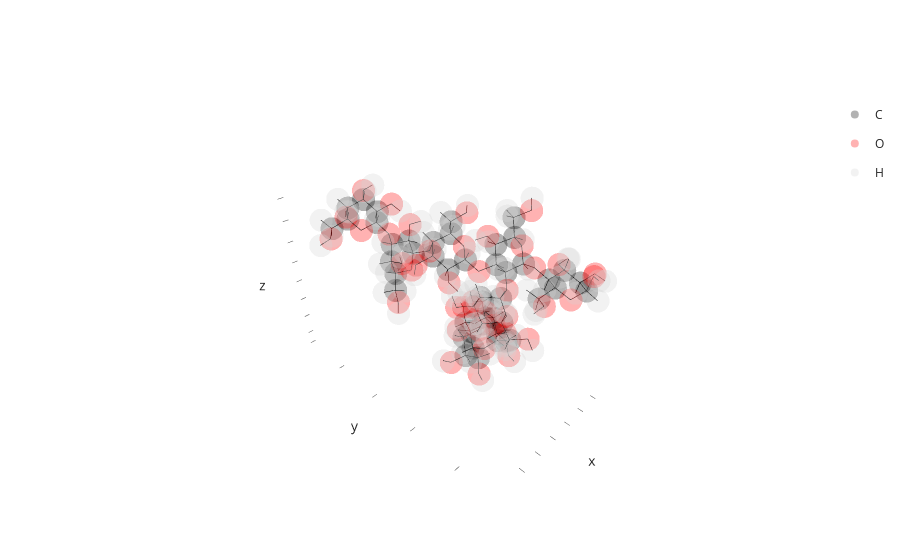

The code cell stored with this chart in its notebook:
### Markdown cell above
#### Using operator syntax 

Now for one final version using the operator based syntax. This one is the shortest but also the most cryptic. It requires us to first set the linkage and residues before we can use `+` or `*` operators.

### Code cell
# start again with the glucose-glucose at the top
# first set the linkage using %, then add the next molecule
glycan3 = glc % "14bb" + glc

# now build the galactose branch
# we can separate the statements into multiple lines
gal % "14aa"
gal_branch3 = gal + gal
gal_branch3 % "13aa"
gal_branch3 += gal

# now build the mannose branch
# or we can "chain" the statements together using ()
man_branch3 = (man % "14bb" + man) % "14ab" + glc

# now attach both branches to the glucose-glucose
# now we also need to set the attach residues using @
glycan3 = glycan3 % "13ab" + gal_branch3 @ 1
glycan3 = glycan3 % "12bb" @ 2 + man_branch3 @ 1

# that's it! now we can visualize the glycan
glycan3.show()
